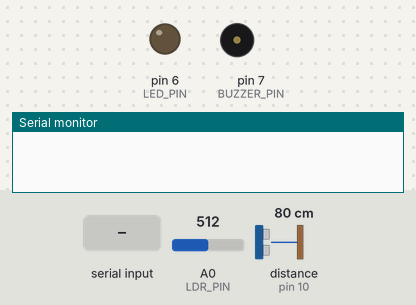
A sketch run on a simulated Arduino Uno, built with avr-gcc and run on an emulated ATmega328P. On the bench: output pins drawn as LEDs (lit = HIGH), buzzer (waves = sounding, pin HIGH), the last lines printed to the serial monitor. Wiring (inferred from the names in the program): ultrasonic range finder: trigger pin 9; echo pin 10. The inputs (shaded band) are chosen by the test bench; at power-on: distance to the obstacle (sensor on pin 10) 80 cm, A0 (LDR_PIN) = 512. The echo pulse lasts 58.3 µs per cm; pins used as bus, display or sensor lines are not drawn.

Above: at 1.2 s.
1.3 s: distance to the obstacle (sensor on pin 10) set to 12 cm
2.8 s: distance to the obstacle (sensor on pin 10) set to 9 cm
At 3.7 s:
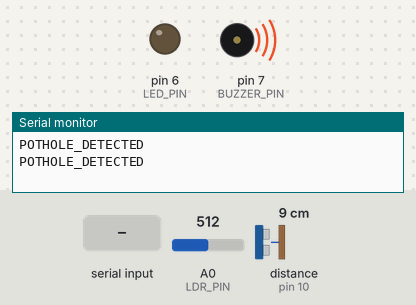
4.5 s: A0 (LDR_PIN) set to 310
6.0 s: A0 (LDR_PIN) set to 285
At 7.2 s:
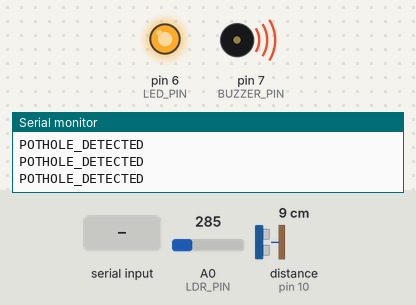
7.5 s: "A" received over Serial
At 9.9 s:
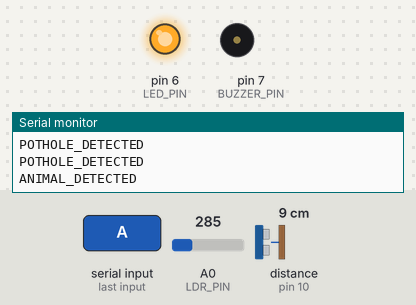
10.5 s: distance to the obstacle (sensor on pin 10) set to 18 cm
At 11.2 s:
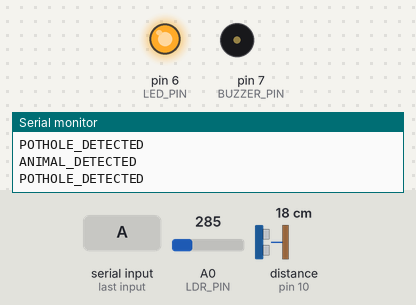
Timing chart, 0 to 13.0 s (numbered marks = the images above; inputs shaded):
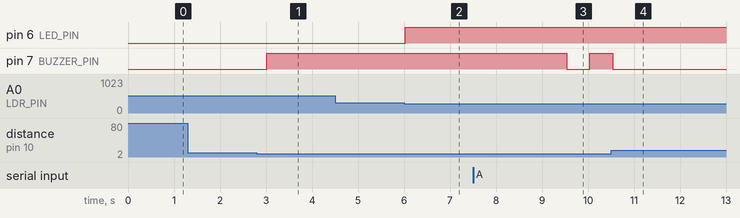

Measured:
- the behaviour switches between 11 and 10 cm on distance to the obstacle (sensor on pin 10) (found by bisection; images 0 and 1)
- the behaviour switches between 300 and 299 on A0 (LDR_PIN) (found by bisection; images 1 and 2)
- after the input at 1.3 s, every drawn part: stays the same
- after the input at 2.8 s, pin 7 (BUZZER_PIN): LOW → HIGH after 0.22 s
- after the input at 6.0 s, pin 6 (LED_PIN): LOW → HIGH at once
- after the input at 7.5 s, pin 7 (BUZZER_PIN): HIGH → LOW after 2.0 s, → HIGH 0.50 s later
- after the input at 10.5 s, pin 7 (BUZZER_PIN): HIGH → LOW at once

The sketch:

Arduino.ino
```cpp
#define LED_PIN 6
#define LDR_PIN A0
#define TRIG_PIN 9
#define ECHO_PIN 10
#define BUZZER_PIN 7

void setup() {
  pinMode(LED_PIN, OUTPUT);
  pinMode(LDR_PIN, INPUT);
  pinMode(TRIG_PIN, OUTPUT);
  pinMode(ECHO_PIN, INPUT);
  pinMode(BUZZER_PIN, OUTPUT);
  Serial.begin(9600); // Communication with Python
}

void loop() {
  // VMIS: Control LED margin lights based on visibility
  int lightIntensity = analogRead(LDR_PIN);
  if (lightIntensity < 300) {
    digitalWrite(LED_PIN, HIGH); // Turn on LED in low-light conditions
  } else {
    digitalWrite(LED_PIN, LOW);
  }

  // APDS: Detect Potholes
  digitalWrite(TRIG_PIN, LOW);
  delayMicroseconds(2);
  digitalWrite(TRIG_PIN, HIGH);
  delayMicroseconds(10);
  digitalWrite(TRIG_PIN, LOW);

  long duration = pulseIn(ECHO_PIN, HIGH);
  int distance = duration * 0.034 / 2;

  if (distance < 10) { // Pothole detected
    digitalWrite(BUZZER_PIN, HIGH);
    Serial.println("POTHOLE_DETECTED");
  } else {
    digitalWrite(BUZZER_PIN, LOW);
  }

  // APDS: Listen for Python alert for animal detection
  if (Serial.available() > 0) {
    char receivedChar = Serial.read();
    if (receivedChar == 'A') { // 'A' signal from Python for animal detected
      digitalWrite(BUZZER_PIN, HIGH);
      Serial.println("ANIMAL_DETECTED");
      delay(2000); // Alert duration
      digitalWrite(BUZZER_PIN, LOW);
    }
  }

  delay(500);
}
```
